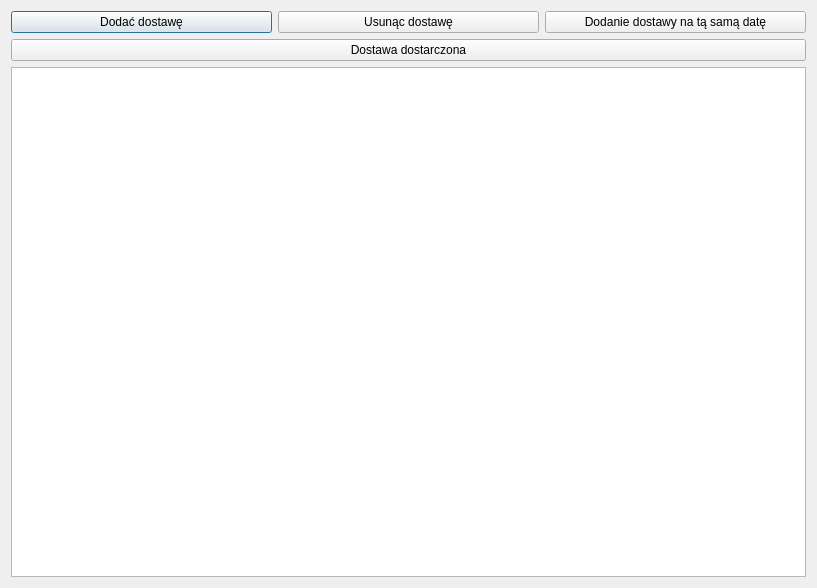
<?xml version="1.0" encoding="UTF-8"?>
<ui version="4.0">
 <class>ListaDostaw</class>
 <widget class="QDialog" name="ListaDostaw">
  <property name="geometry">
   <rect>
    <x>0</x>
    <y>0</y>
    <width>817</width>
    <height>588</height>
   </rect>
  </property>
  <property name="windowTitle">
   <string>Dialog</string>
  </property>
  <layout class="QHBoxLayout" name="horizontalLayout_2">
   <item>
    <layout class="QVBoxLayout" name="verticalLayout">
     <item>
      <layout class="QHBoxLayout" name="horizontalLayout">
       <item>
        <widget class="QPushButton" name="DodacButton">
         <property name="text">
          <string>Dodać dostawę</string>
         </property>
        </widget>
       </item>
       <item>
        <widget class="QPushButton" name="UsunacButton">
         <property name="text">
          <string>Usunąc dostawę</string>
         </property>
        </widget>
       </item>
       <item>
        <widget class="QPushButton" name="NaTaSamaDateButton">
         <property name="text">
          <string>Dodanie dostawy na tą samą datę</string>
         </property>
        </widget>
       </item>
      </layout>
     </item>
     <item>
      <widget class="QPushButton" name="DostarczonaButton">
       <property name="text">
        <string>Dostawa dostarczona</string>
       </property>
      </widget>
     </item>
     <item>
      <widget class="QListWidget" name="listWidget"/>
     </item>
    </layout>
   </item>
  </layout>
 </widget>
 <resources/>
 <connections/>
</ui>
